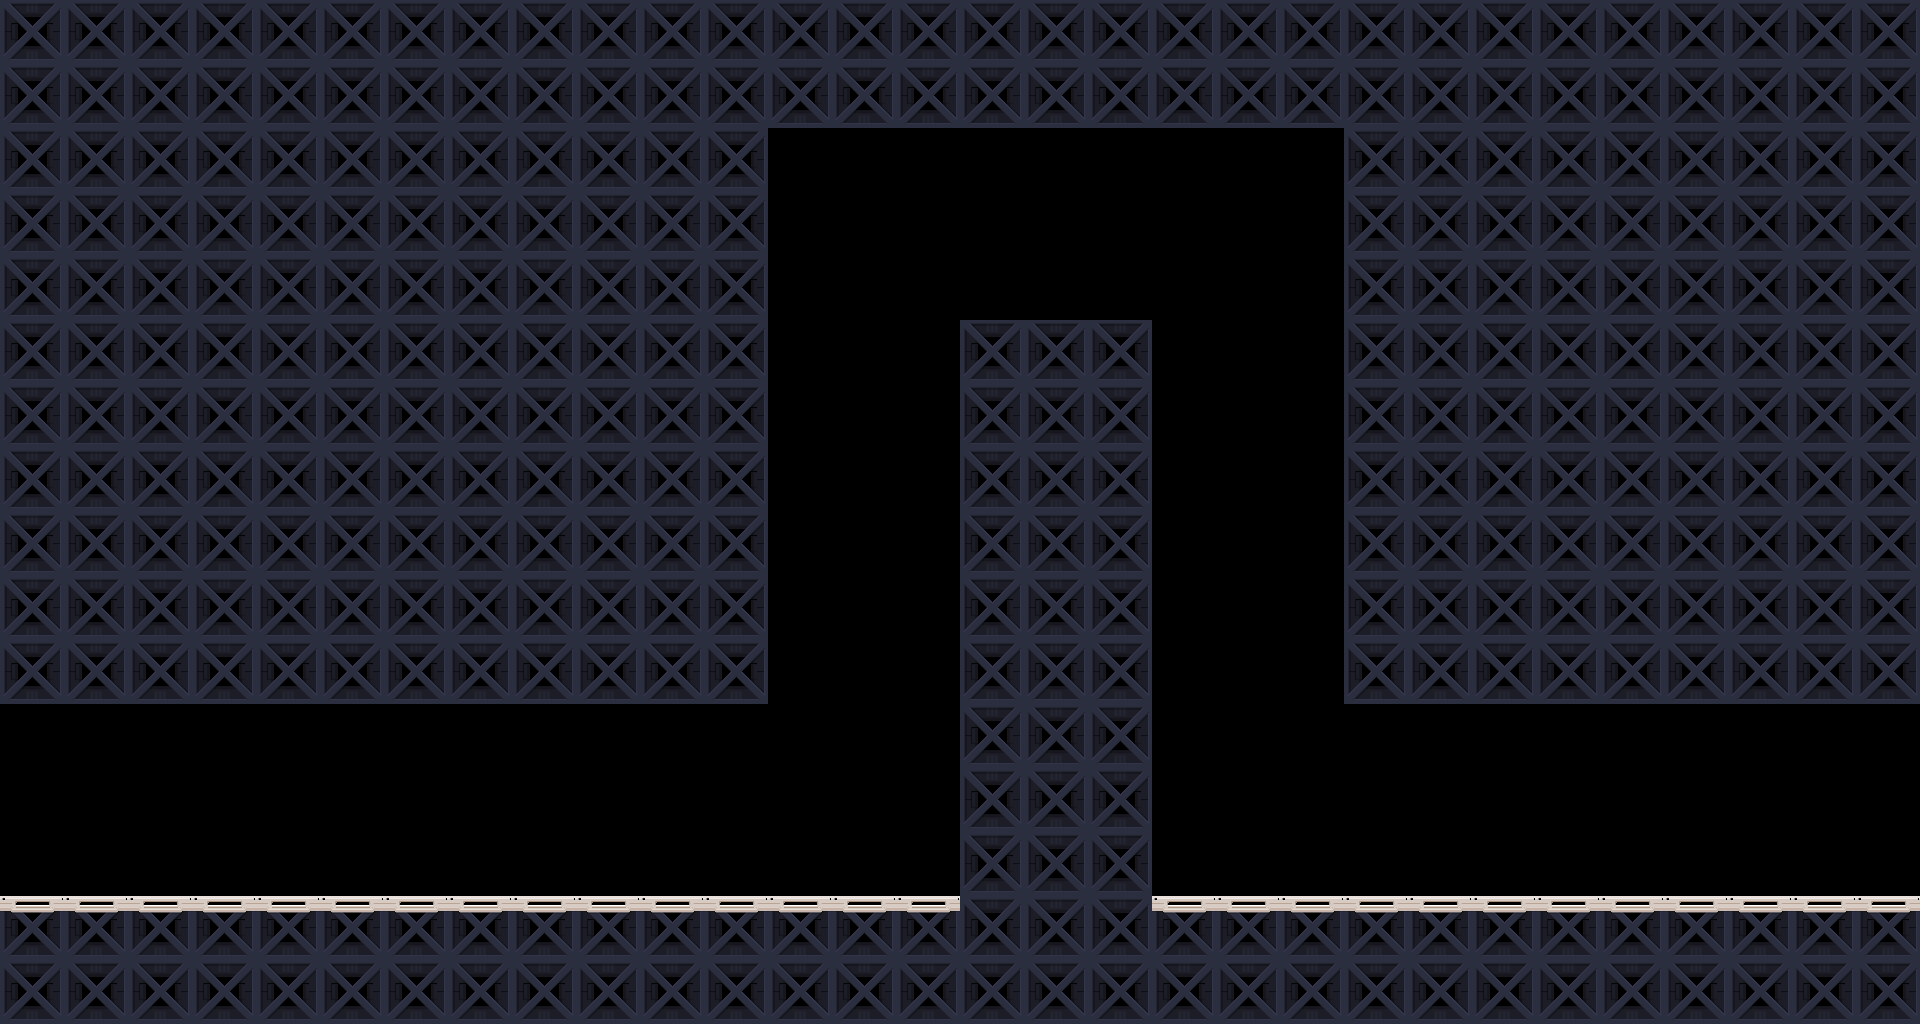

This is a level from a 2D game, rendered from its Tiled map with the project's own tilesets. A one-line summary and the complete map file follow:
An orthogonal 30x16 tile map with 64x64 px tiles, 1 tile layer (L0).

<map version="1.2" tiledversion="1.2.3" orientation="orthogonal" renderorder="left-up" width="30" height="16" tilewidth="64" tileheight="64" infinite="0" nextlayerid="2" nextobjectid="1">
 <tileset firstgid="1" source="Tiles.tsx" />
 <layer id="1" name="L0" width="30" height="16">
  <properties>
   <property name="pointerPhy" value="PHY0" />
  </properties>
  <data encoding="csv">
5,5,5,5,5,5,5,5,5,5,5,5,5,5,5,5,5,5,5,5,5,5,5,5,5,5,5,5,5,5,
5,5,5,5,5,5,5,5,5,5,5,5,5,5,5,5,5,5,5,5,5,5,5,5,5,5,5,5,5,5,
5,5,5,5,5,5,5,5,5,5,5,5,0,0,0,0,0,0,0,0,0,5,5,5,5,5,5,5,5,5,
5,5,5,5,5,5,5,5,5,5,5,5,0,0,0,0,0,0,0,0,0,5,5,5,5,5,5,5,5,5,
5,5,5,5,5,5,5,5,5,5,5,5,0,0,0,0,0,0,0,0,0,5,5,5,5,5,5,5,5,5,
5,5,5,5,5,5,5,5,5,5,5,5,0,0,0,5,5,5,0,0,0,5,5,5,5,5,5,5,5,5,
5,5,5,5,5,5,5,5,5,5,5,5,0,0,0,5,5,5,0,0,0,5,5,5,5,5,5,5,5,5,
5,5,5,5,5,5,5,5,5,5,5,5,0,0,0,5,5,5,0,0,0,5,5,5,5,5,5,5,5,5,
5,5,5,5,5,5,5,5,5,5,5,5,0,0,0,5,5,5,0,0,0,5,5,5,5,5,5,5,5,5,
5,5,5,5,5,5,5,5,5,5,5,5,0,0,0,5,5,5,0,0,0,5,5,5,5,5,5,5,5,5,
5,5,5,5,5,5,5,5,5,5,5,5,0,0,0,5,5,5,0,0,0,5,5,5,5,5,5,5,5,5,
0,0,0,0,0,0,0,0,0,0,0,0,0,0,0,5,5,5,0,0,0,0,0,0,0,0,0,0,0,0,
0,0,0,0,0,0,0,0,0,0,0,0,0,0,0,5,5,5,0,0,0,0,0,0,0,0,0,0,0,0,
0,0,0,0,0,0,0,0,0,0,0,0,0,0,0,5,5,5,0,0,0,0,0,0,0,0,0,0,0,0,
2,2,2,2,2,2,2,2,2,2,2,2,2,2,2,5,5,5,2,2,2,2,2,2,2,2,2,2,2,2,
5,5,5,5,5,5,5,5,5,5,5,5,5,5,5,5,5,5,5,5,5,5,5,5,5,5,5,5,5,5
</data>
 </layer>
</map>
